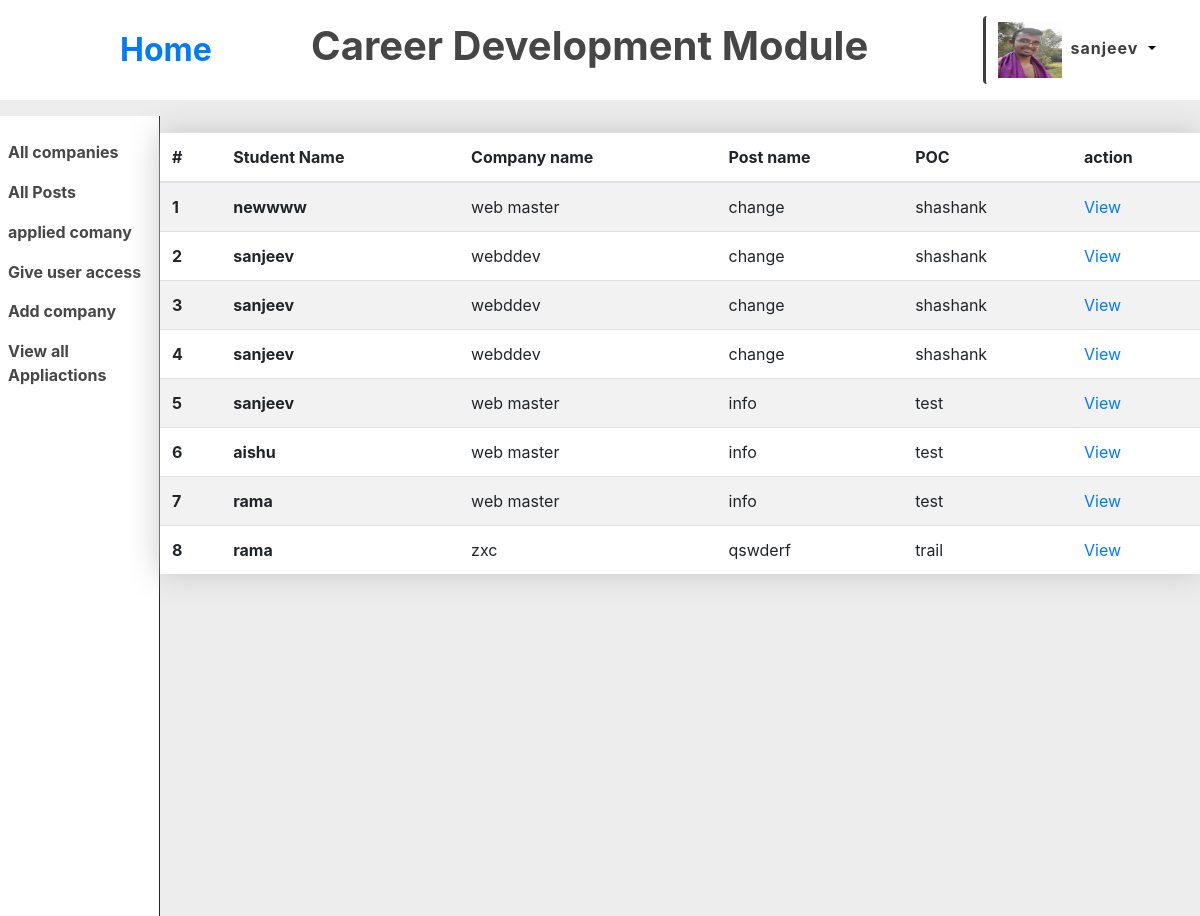
The page /viewallapplications/ (signed in) on the database as committed earlier.
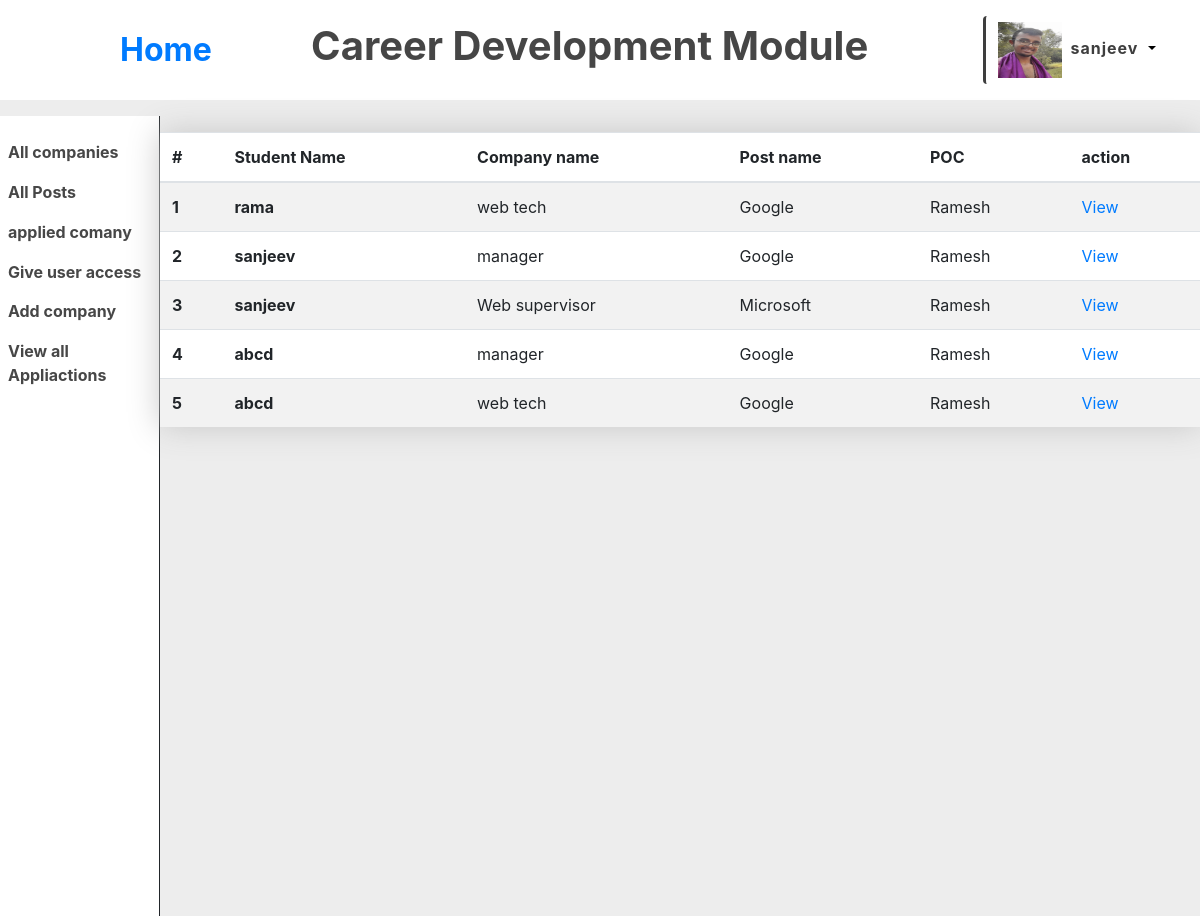
The same page on the database as committed later.
### rec/models.py (models this page shows, shortened)
class application_details(models.Model) :
    applied_student = models.ForeignKey(User, on_delete=models.CASCADE, related_name="applications")
    applied_post = models.ForeignKey(posts, on_delete=models.CASCADE, related_name="applications_details")
    resume = models.FileField(null=True, blank=True)
    description = models.TextField(null=True, blank=True)
    student_profile = models.ForeignKey(profile, on_delete=models.CASCADE, related_name="applied_posts")

class posts(models.Model) :
    role = models.CharField(max_length=50, null=True, blank=True)
    description = models.TextField(null=True, blank=True)
    package = models.FloatField(null=True, blank=True)
    student = models.ManyToManyField(User, blank=True, related_name="post")
    comp = models.ForeignKey(company, on_delete=models.CASCADE, related_name="post", null=True, blank=True)
    branch_open = models.ManyToManyField(branch, blank=True, related_name="posts")
    cgpa_cutoff = models.FloatField(null=True, blank=True, default=0)
    open_date = models.DateTimeField(null=True, blank=True)
    deadline = models.DateTimeField(null=True, blank=True)
    is_active = models.BooleanField(default=True)
    def __str__(self) :
        return self.role

class company(models.Model) :
    name = models.CharField(max_length=100, null=False, blank=False, unique=True)
    description = models.TextField()
    poc = models.ForeignKey(User, on_delete=models.CASCADE, related_name="company_poc")
    branches_open = models.ManyToManyField(branch, related_name="company", blank=True )
    isactive = models.BooleanField(default=True)
    applied = models.ManyToManyField(User, blank=True ,related_name="applied_company")
    def __str__(self) :
        return self.name

### rec/views.py (the view)
# urls.py: path("viewallapplications/", views.viewallapplications, name="viewallapplications"),
def viewallapplications(request) :
    if request.user.is_superuser or request.user.groups.filter(name = "Admin").exists() :
        get_application = application_details.objects.all()
        return render(request, "rec/viewallapply.html", {
            "profile" : request.user.profile,
            "applications" : get_application,
            "special_access" : True
        })

### rec/templates/rec/viewallapply.html (shortened to what this page needs)
{% extends './header.html' %}
  {% load static %}
  {% block body1 %}
  <table class="table table-striped">
    <thead>
      <tr>
        <th scope="col">#</th>
        <th scope="col">Student Name</th>
        <th scope="col">Company name</th>
        <th scope="col">Post name</th>
        <th scope="col">POC</th>
        <th scope="col">action</th>
      </tr>
    </thead>
    <tbody>
      {% for apply in applications %}
        <tr>
          <th scope="row">{{forloop.counter}}</th>
          <td><strong>{{apply.applied_student}}</strong></td>
          <td>{{apply.applied_post}}</td>
          <td>{{apply.applied_post.comp}}</td>
          <td>{{apply.applied_post.comp.poc}}</td>
          <td><a href="../viewapply/{{apply.id}}">View</a></td>
        </tr>
      {% endfor %}
    </tbody>
  </table>
  {%endblock%}

Rows that differ between the two databases and show on the page:
removed application_details: applied_student "newwww", applied_post "web master", applied_post.comp "change", applied_post.comp.poc "shashank"
removed application_details: applied_student "sanjeev", applied_post "webddev", applied_post.comp "change", applied_post.comp.poc "shashank"
removed application_details: applied_student "sanjeev", applied_post "webddev", applied_post.comp "change", applied_post.comp.poc "shashank"
removed application_details: applied_student "sanjeev", applied_post "webddev", applied_post.comp "change", applied_post.comp.poc "shashank"
removed application_details: applied_student "sanjeev", applied_post "web master", applied_post.comp "info", applied_post.comp.poc "test"
removed application_details: applied_student "aishu", applied_post "web master", applied_post.comp "info", applied_post.comp.poc "test"
removed application_details: applied_student "rama", applied_post "web master", applied_post.comp "info", applied_post.comp.poc "test"
removed application_details: applied_student "rama", applied_post "zxc", applied_post.comp "qswderf", applied_post.comp.poc "trail"
added application_details: applied_student "rama", applied_post "web tech", applied_post.comp "Google", applied_post.comp.poc "Ramesh"
added application_details: applied_student "sanjeev", applied_post "manager", applied_post.comp "Google", applied_post.comp.poc "Ramesh"
added application_details: applied_student "sanjeev", applied_post "Web supervisor", applied_post.comp "Microsoft", applied_post.comp.poc "Ramesh"
added application_details: applied_student "abcd", applied_post "manager", applied_post.comp "Google", applied_post.comp.poc "Ramesh"
added application_details: applied_student "abcd", applied_post "web tech", applied_post.comp "Google", applied_post.comp.poc "Ramesh"
